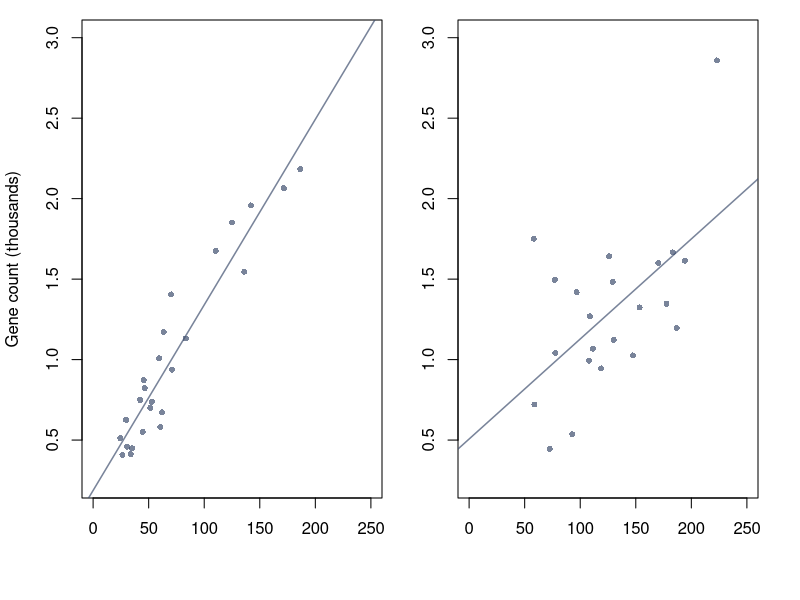

Generate this figure with R:



# rsq scatter
dat <- read.csv("../results/parsed.csv")
dat <- dat[dat$thrs == 0.8, ]
dat <- dat[dat$clade %in% c("Mammalia", "Sauria", "Actinopterygii"), ]
dat <- dat[!is.na(dat$chromnum.1n), ]
dat$genecount <- dat$genecount / 1000
horse <- dat[dat$species == "Ornithorhynchus anatinus", ]
meerkat <- dat[dat$species == "Theropithecus gelada", ]
par(mfrow = c(1, 2))
par(mar = c(5.1, 4.1, 1, 0.9))
color <- adjustcolor("#405070", alpha.f = 0.7)
plot(horse$size.Mb, 
     horse$genecount, 
     pch = 16, 
     cex = 0.8, 
     col = color, 
     ylim = c(0.25, 3), 
     xlim = c(0, 250), 
     xlab = NA, 
     ylab = "Gene count (thousands)")
abline(glm(genecount ~ size.Mb, data = horse), lwd = 1.5, col = color)
par(mar = c(5.1, 2.9, 1, 2.1))
color <- adjustcolor("#405070", alpha.f = 0.7)
plot(meerkat$size.Mb, 
     meerkat$genecount, 
     pch = 16, 
     cex = 0.8, 
     col = color, 
     ylim = c(0.25, 3), 
     xlim = c(0, 250), 
     xlab = NA, 
     ylab = NA)
abline(glm(genecount ~ size.Mb, data = meerkat), lwd = 1.5, col = color)

#text(-40, -0.01, "Chromosome size (Mb)", xpd = NA, adj = 0)
par(mfrow = c(1, 1))
par(mar = c(5.1, 4.1, 4.1, 2.1))
